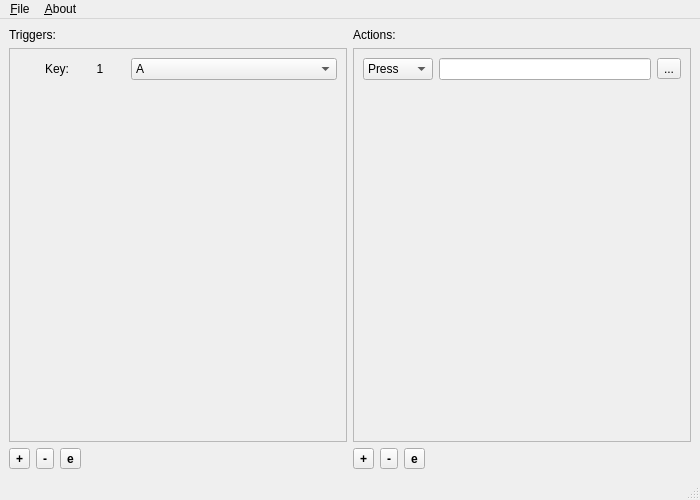
<?xml version="1.0" encoding="UTF-8"?>
<ui version="4.0">
 <class>MainWindow</class>
 <widget class="QMainWindow" name="MainWindow">
  <property name="geometry">
   <rect>
    <x>0</x>
    <y>0</y>
    <width>700</width>
    <height>500</height>
   </rect>
  </property>
  <property name="minimumSize">
   <size>
    <width>600</width>
    <height>400</height>
   </size>
  </property>
  <property name="windowTitle">
   <string>FastBleed</string>
  </property>
  <property name="layoutDirection">
   <enum>Qt::LeftToRight</enum>
  </property>
  <widget class="QWidget" name="centralwidget">
   <property name="sizePolicy">
    <sizepolicy hsizetype="Preferred" vsizetype="Preferred">
     <horstretch>0</horstretch>
     <verstretch>0</verstretch>
    </sizepolicy>
   </property>
   <property name="minimumSize">
    <size>
     <width>500</width>
     <height>300</height>
    </size>
   </property>
   <property name="maximumSize">
    <size>
     <width>16777215</width>
     <height>16777215</height>
    </size>
   </property>
   <property name="layoutDirection">
    <enum>Qt::LeftToRight</enum>
   </property>
   <layout class="QVBoxLayout" name="verticalLayout_5">
    <item>
     <layout class="QHBoxLayout" name="_2" stretch="1,1">
      <item>
       <layout class="QVBoxLayout" name="verticalLayout" stretch="0,0,0">
        <item>
         <widget class="QLabel" name="label">
          <property name="text">
           <string>Triggers:</string>
          </property>
          <property name="textFormat">
           <enum>Qt::PlainText</enum>
          </property>
          <property name="wordWrap">
           <bool>false</bool>
          </property>
          <property name="margin">
           <number>5</number>
          </property>
          <property name="indent">
           <number>-1</number>
          </property>
         </widget>
        </item>
        <item>
         <widget class="QScrollArea" name="scroll_triggers">
          <property name="focusPolicy">
           <enum>Qt::NoFocus</enum>
          </property>
          <property name="contextMenuPolicy">
           <enum>Qt::DefaultContextMenu</enum>
          </property>
          <property name="frameShape">
           <enum>QFrame::StyledPanel</enum>
          </property>
          <property name="horizontalScrollBarPolicy">
           <enum>Qt::ScrollBarAlwaysOff</enum>
          </property>
          <property name="widgetResizable">
           <bool>true</bool>
          </property>
          <widget class="QWidget" name="scrollAreaWidgetContents">
           <property name="geometry">
            <rect>
             <x>0</x>
             <y>0</y>
             <width>333</width>
             <height>52</height>
            </rect>
           </property>
           <property name="sizePolicy">
            <sizepolicy hsizetype="Preferred" vsizetype="Fixed">
             <horstretch>0</horstretch>
             <verstretch>0</verstretch>
            </sizepolicy>
           </property>
           <layout class="QVBoxLayout" name="verticalLayout_2">
            <item>
             <layout class="QHBoxLayout" name="horizontalLayout_5">
              <item>
               <widget class="QLabel" name="label_3">
                <property name="maximumSize">
                 <size>
                  <width>50</width>
                  <height>16777215</height>
                 </size>
                </property>
                <property name="lineWidth">
                 <number>1</number>
                </property>
                <property name="midLineWidth">
                 <number>0</number>
                </property>
                <property name="text">
                 <string>Key:</string>
                </property>
                <property name="alignment">
                 <set>Qt::AlignRight|Qt::AlignTrailing|Qt::AlignVCenter</set>
                </property>
                <property name="wordWrap">
                 <bool>false</bool>
                </property>
                <property name="openExternalLinks">
                 <bool>false</bool>
                </property>
               </widget>
              </item>
              <item>
               <widget class="QLabel" name="label_4">
                <property name="maximumSize">
                 <size>
                  <width>50</width>
                  <height>16777215</height>
                 </size>
                </property>
                <property name="baseSize">
                 <size>
                  <width>0</width>
                  <height>0</height>
                 </size>
                </property>
                <property name="text">
                 <string>1</string>
                </property>
                <property name="alignment">
                 <set>Qt::AlignCenter</set>
                </property>
               </widget>
              </item>
              <item>
               <widget class="QComboBox" name="comboBox_2">
                <item>
                 <property name="text">
                  <string>A</string>
                 </property>
                </item>
                <item>
                 <property name="text">
                  <string>B</string>
                 </property>
                </item>
                <item>
                 <property name="text">
                  <string>C</string>
                 </property>
                </item>
                <item>
                 <property name="text">
                  <string>D</string>
                 </property>
                </item>
                <item>
                 <property name="text">
                  <string>Shift</string>
                 </property>
                </item>
               </widget>
              </item>
             </layout>
            </item>
           </layout>
          </widget>
         </widget>
        </item>
        <item>
         <layout class="QHBoxLayout" name="horizontalLayout">
          <item>
           <widget class="QToolButton" name="add_trigger">
            <property name="font">
             <font>
              <weight>75</weight>
              <bold>true</bold>
              <underline>false</underline>
              <strikeout>false</strikeout>
             </font>
            </property>
            <property name="text">
             <string>+</string>
            </property>
           </widget>
          </item>
          <item>
           <widget class="QToolButton" name="remove_trigger">
            <property name="font">
             <font>
              <weight>75</weight>
              <bold>true</bold>
             </font>
            </property>
            <property name="text">
             <string>-</string>
            </property>
           </widget>
          </item>
          <item>
           <widget class="QToolButton" name="toolButton_3">
            <property name="font">
             <font>
              <weight>75</weight>
              <bold>true</bold>
             </font>
            </property>
            <property name="text">
             <string>e</string>
            </property>
           </widget>
          </item>
          <item>
           <spacer name="horizontalSpacer">
            <property name="orientation">
             <enum>Qt::Horizontal</enum>
            </property>
            <property name="sizeHint" stdset="0">
             <size>
              <width>40</width>
              <height>20</height>
             </size>
            </property>
           </spacer>
          </item>
         </layout>
        </item>
       </layout>
      </item>
      <item>
       <layout class="QVBoxLayout" name="verticalLayout_4">
        <item>
         <widget class="QLabel" name="label_2">
          <property name="text">
           <string>Actions:</string>
          </property>
          <property name="textFormat">
           <enum>Qt::PlainText</enum>
          </property>
          <property name="margin">
           <number>5</number>
          </property>
          <property name="indent">
           <number>-1</number>
          </property>
         </widget>
        </item>
        <item>
         <widget class="QScrollArea" name="scroll_actions">
          <property name="focusPolicy">
           <enum>Qt::NoFocus</enum>
          </property>
          <property name="horizontalScrollBarPolicy">
           <enum>Qt::ScrollBarAlwaysOff</enum>
          </property>
          <property name="widgetResizable">
           <bool>true</bool>
          </property>
          <widget class="QWidget" name="widget">
           <property name="geometry">
            <rect>
             <x>0</x>
             <y>0</y>
             <width>333</width>
             <height>54</height>
            </rect>
           </property>
           <property name="sizePolicy">
            <sizepolicy hsizetype="Preferred" vsizetype="Fixed">
             <horstretch>0</horstretch>
             <verstretch>0</verstretch>
            </sizepolicy>
           </property>
           <property name="layoutDirection">
            <enum>Qt::LeftToRight</enum>
           </property>
           <property name="autoFillBackground">
            <bool>true</bool>
           </property>
           <layout class="QVBoxLayout" name="verticalLayout_3" stretch="0">
            <property name="spacing">
             <number>6</number>
            </property>
            <property name="sizeConstraint">
             <enum>QLayout::SetDefaultConstraint</enum>
            </property>
            <property name="bottomMargin">
             <number>9</number>
            </property>
            <item>
             <layout class="QHBoxLayout" name="horizontalLayout_4" stretch="0,0,0">
              <property name="spacing">
               <number>6</number>
              </property>
              <property name="bottomMargin">
               <number>0</number>
              </property>
              <item>
               <widget class="QComboBox" name="comboBox">
                <item>
                 <property name="text">
                  <string>Press</string>
                 </property>
                </item>
                <item>
                 <property name="text">
                  <string>Delay</string>
                 </property>
                </item>
                <item>
                 <property name="text">
                  <string>System</string>
                 </property>
                </item>
               </widget>
              </item>
              <item>
               <widget class="QLineEdit" name="lineEdit">
                <property name="text">
                 <string/>
                </property>
                <property name="frame">
                 <bool>true</bool>
                </property>
               </widget>
              </item>
              <item>
               <widget class="QToolButton" name="toolButton_7">
                <property name="maximumSize">
                 <size>
                  <width>30</width>
                  <height>16777215</height>
                 </size>
                </property>
                <property name="text">
                 <string>...</string>
                </property>
               </widget>
              </item>
             </layout>
            </item>
           </layout>
          </widget>
         </widget>
        </item>
        <item>
         <layout class="QHBoxLayout" name="horizontalLayout_2">
          <item>
           <widget class="QToolButton" name="add_action">
            <property name="font">
             <font>
              <weight>75</weight>
              <bold>true</bold>
             </font>
            </property>
            <property name="text">
             <string>+</string>
            </property>
           </widget>
          </item>
          <item>
           <widget class="QToolButton" name="remove_action">
            <property name="font">
             <font>
              <weight>75</weight>
              <bold>true</bold>
             </font>
            </property>
            <property name="text">
             <string>-</string>
            </property>
           </widget>
          </item>
          <item>
           <widget class="QToolButton" name="toolButton_6">
            <property name="font">
             <font>
              <weight>75</weight>
              <bold>true</bold>
             </font>
            </property>
            <property name="text">
             <string>e</string>
            </property>
           </widget>
          </item>
          <item>
           <spacer name="horizontalSpacer_2">
            <property name="orientation">
             <enum>Qt::Horizontal</enum>
            </property>
            <property name="sizeHint" stdset="0">
             <size>
              <width>40</width>
              <height>20</height>
             </size>
            </property>
           </spacer>
          </item>
         </layout>
        </item>
       </layout>
      </item>
     </layout>
    </item>
   </layout>
  </widget>
  <widget class="QMenuBar" name="menubar">
   <property name="geometry">
    <rect>
     <x>0</x>
     <y>0</y>
     <width>700</width>
     <height>30</height>
    </rect>
   </property>
   <widget class="QMenu" name="menu_File">
    <property name="title">
     <string>&amp;File</string>
    </property>
    <addaction name="actionOpen_File"/>
    <addaction name="actionSave_File"/>
    <addaction name="actionExit"/>
   </widget>
   <widget class="QMenu" name="menu_About">
    <property name="title">
     <string>&amp;About</string>
    </property>
    <addaction name="actionAbout"/>
    <addaction name="actionAbout_QT"/>
   </widget>
   <addaction name="menu_File"/>
   <addaction name="menu_About"/>
  </widget>
  <widget class="QStatusBar" name="statusbar"/>
  <action name="actionOpen_File">
   <property name="text">
    <string>Open File</string>
   </property>
  </action>
  <action name="actionSave_File">
   <property name="text">
    <string>Save File</string>
   </property>
  </action>
  <action name="actionExit">
   <property name="text">
    <string>Exit</string>
   </property>
  </action>
  <action name="actionAbout">
   <property name="text">
    <string>About Application</string>
   </property>
  </action>
  <action name="actionAbout_QT">
   <property name="text">
    <string>About QT</string>
   </property>
  </action>
 </widget>
 <resources/>
 <connections/>
 <slots>
  <slot>myAddAction()</slot>
 </slots>
</ui>
